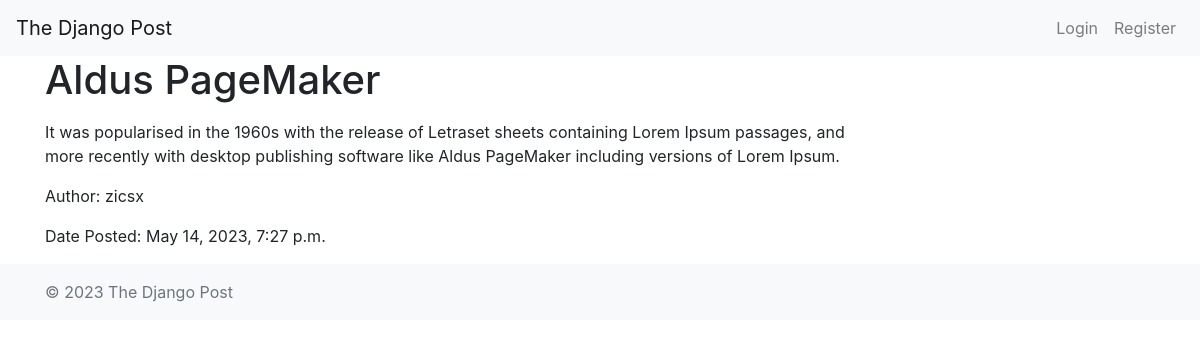
The app's page /blog/2/ with its own data.
### blog/models.py (models this page shows, shortened)
class Blog(models.Model):
    id = models.AutoField(primary_key=True)
    title = models.CharField(max_length=200)
    content = RichTextField(blank=True, null=True)
    author = models.ForeignKey(User, on_delete=models.CASCADE)
    date_posted = models.DateTimeField(auto_now_add=True)

### users/models.py (models this page shows)
class User(AbstractUser):
    email = models.EmailField(verbose_name='Email address', unique=True)
    designation = models.CharField(max_length=100)
    age = models.IntegerField(blank=True, null=True)
    gender = models.CharField(max_length=10,null=True)
    date_of_registration = models.DateTimeField(auto_now_add=True)

### blog/views.py (the view)
# urls.py: path('<int:blog_id>/', views.blog_detail, name='blog_detail'),
def blog_detail(request, blog_id):
    blog = Blog.objects.get(id=blog_id)
    return render(request, 'blog/blog_detail.html', {'blog': blog})

### blog/templates/blog/blog_detail.html (shortened to what this page needs)
{% extends 'blog/base.html' %}
{% block content %}
<h1>{{ blog.title }}</h1>
<p>{{ blog.content|safe }}</p>
<p>Author: {{ blog.author }}</p>
<p>Date Posted: {{ blog.date_posted }}</p>
{% endblock %}

### records on screen
Blog: title "Aldus PageMaker", content "It was popularised in the 1960s with the release of Letraset sheets containing Lorem Ipsum passages, and more recently with desktop publishing software like Aldus PageMaker including versions of Lorem Ipsum.", author "zicsx", date_posted "May 14, 2023, 7:27 p.m."
